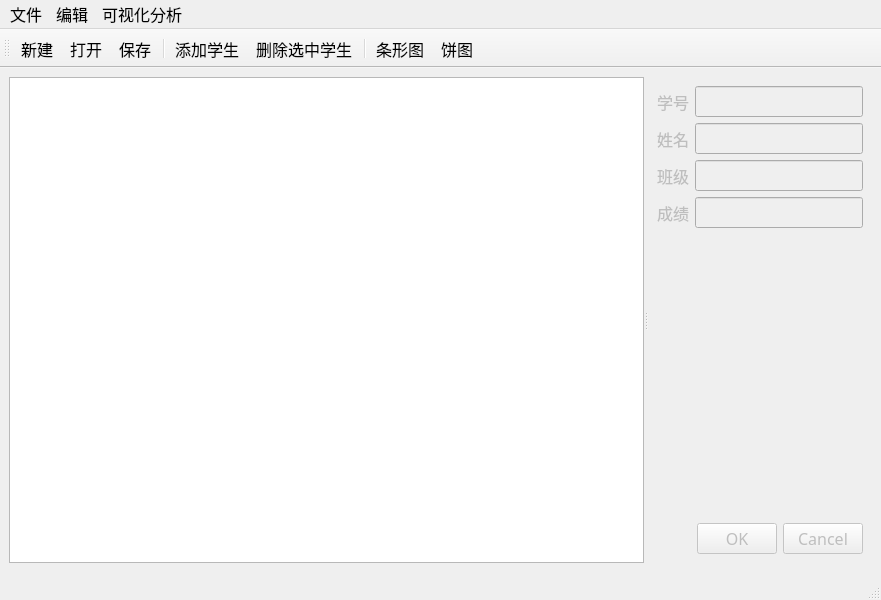
<?xml version="1.0" encoding="UTF-8"?>
<ui version="4.0">
 <class>MainWindow</class>
 <widget class="QMainWindow" name="MainWindow">
  <property name="geometry">
   <rect>
    <x>0</x>
    <y>0</y>
    <width>881</width>
    <height>600</height>
   </rect>
  </property>
  <property name="font">
   <font>
    <family>微软雅黑</family>
    <pointsize>12</pointsize>
   </font>
  </property>
  <property name="windowTitle">
   <string>MainWindow</string>
  </property>
  <widget class="QWidget" name="centralwidget">
   <layout class="QVBoxLayout" name="verticalLayout">
    <item>
     <widget class="QSplitter" name="splitter">
      <property name="orientation">
       <enum>Qt::Horizontal</enum>
      </property>
      <property name="opaqueResize">
       <bool>false</bool>
      </property>
      <property name="childrenCollapsible">
       <bool>false</bool>
      </property>
      <widget class="QTableWidget" name="tblStudents">
       <property name="sizePolicy">
        <sizepolicy hsizetype="Expanding" vsizetype="Expanding">
         <horstretch>1</horstretch>
         <verstretch>0</verstretch>
        </sizepolicy>
       </property>
       <property name="minimumSize">
        <size>
         <width>200</width>
         <height>0</height>
        </size>
       </property>
      </widget>
      <widget class="QWidget" name="editor" native="true">
       <property name="enabled">
        <bool>false</bool>
       </property>
       <property name="sizePolicy">
        <sizepolicy hsizetype="Preferred" vsizetype="Preferred">
         <horstretch>0</horstretch>
         <verstretch>0</verstretch>
        </sizepolicy>
       </property>
       <property name="minimumSize">
        <size>
         <width>220</width>
         <height>0</height>
        </size>
       </property>
       <property name="baseSize">
        <size>
         <width>220</width>
         <height>0</height>
        </size>
       </property>
       <layout class="QVBoxLayout" name="verticalLayout_2">
        <item>
         <widget class="QWidget" name="widget_4" native="true">
          <layout class="QFormLayout" name="formLayout">
           <item row="0" column="0">
            <widget class="QLabel" name="label">
             <property name="text">
              <string>学号</string>
             </property>
            </widget>
           </item>
           <item row="0" column="1">
            <widget class="QLineEdit" name="txtId"/>
           </item>
           <item row="1" column="0">
            <widget class="QLabel" name="label_2">
             <property name="text">
              <string>姓名</string>
             </property>
            </widget>
           </item>
           <item row="1" column="1">
            <widget class="QLineEdit" name="txtName"/>
           </item>
           <item row="2" column="0">
            <widget class="QLabel" name="label_3">
             <property name="text">
              <string>班级</string>
             </property>
            </widget>
           </item>
           <item row="2" column="1">
            <widget class="QLineEdit" name="txtClass"/>
           </item>
           <item row="3" column="0">
            <widget class="QLabel" name="label_4">
             <property name="text">
              <string>成绩</string>
             </property>
            </widget>
           </item>
           <item row="3" column="1">
            <widget class="QLineEdit" name="txtScore"/>
           </item>
          </layout>
         </widget>
        </item>
        <item>
         <spacer name="verticalSpacer">
          <property name="orientation">
           <enum>Qt::Vertical</enum>
          </property>
          <property name="sizeHint" stdset="0">
           <size>
            <width>20</width>
            <height>271</height>
           </size>
          </property>
         </spacer>
        </item>
        <item>
         <widget class="QWidget" name="widget_2" native="true">
          <layout class="QHBoxLayout" name="horizontalLayout_2">
           <item>
            <spacer name="horizontalSpacer">
             <property name="orientation">
              <enum>Qt::Horizontal</enum>
             </property>
             <property name="sizeHint" stdset="0">
              <size>
               <width>40</width>
               <height>20</height>
              </size>
             </property>
            </spacer>
           </item>
           <item>
            <widget class="QPushButton" name="btnOK">
             <property name="text">
              <string>OK</string>
             </property>
             <property name="icon">
              <iconset>
               <normaloff>resources/icons/dialog-ok-apply.svg</normaloff>resources/icons/dialog-ok-apply.svg</iconset>
             </property>
            </widget>
           </item>
           <item>
            <widget class="QPushButton" name="btnCancel">
             <property name="text">
              <string>Cancel</string>
             </property>
             <property name="icon">
              <iconset>
               <normaloff>resources/icons/dialog-cancel.svg</normaloff>resources/icons/dialog-cancel.svg</iconset>
             </property>
            </widget>
           </item>
          </layout>
         </widget>
        </item>
       </layout>
      </widget>
     </widget>
    </item>
   </layout>
  </widget>
  <widget class="QMenuBar" name="menubar">
   <property name="geometry">
    <rect>
     <x>0</x>
     <y>0</y>
     <width>881</width>
     <height>26</height>
    </rect>
   </property>
   <widget class="QMenu" name="menu">
    <property name="title">
     <string>文件</string>
    </property>
    <addaction name="actionNew"/>
    <addaction name="actionOpen"/>
    <addaction name="actionSave"/>
    <addaction name="actionSave_As"/>
    <addaction name="separator"/>
    <addaction name="actionExit"/>
   </widget>
   <widget class="QMenu" name="menuEdit">
    <property name="title">
     <string>编辑</string>
    </property>
    <addaction name="actionAdd"/>
    <addaction name="actionDelete"/>
   </widget>
   <widget class="QMenu" name="menu_2">
    <property name="title">
     <string>可视化分析</string>
    </property>
    <addaction name="actionPiechart"/>
    <addaction name="actionHistogram"/>
   </widget>
   <addaction name="menu"/>
   <addaction name="menuEdit"/>
   <addaction name="menu_2"/>
  </widget>
  <widget class="QStatusBar" name="statusbar"/>
  <widget class="QToolBar" name="toolBar">
   <property name="windowTitle">
    <string>toolBar</string>
   </property>
   <attribute name="toolBarArea">
    <enum>TopToolBarArea</enum>
   </attribute>
   <attribute name="toolBarBreak">
    <bool>false</bool>
   </attribute>
   <addaction name="actionNew"/>
   <addaction name="actionOpen"/>
   <addaction name="actionSave"/>
   <addaction name="separator"/>
   <addaction name="actionAdd"/>
   <addaction name="actionDelete"/>
   <addaction name="separator"/>
   <addaction name="actionHistogram"/>
   <addaction name="actionPiechart"/>
  </widget>
  <action name="actionNew">
   <property name="icon">
    <iconset>
     <normaloff>resources/icons/document-new.svg</normaloff>resources/icons/document-new.svg</iconset>
   </property>
   <property name="text">
    <string>新建</string>
   </property>
  </action>
  <action name="actionOpen">
   <property name="icon">
    <iconset>
     <normaloff>resources/icons/document-open.svg</normaloff>resources/icons/document-open.svg</iconset>
   </property>
   <property name="text">
    <string>打开</string>
   </property>
  </action>
  <action name="actionSave">
   <property name="icon">
    <iconset>
     <normaloff>resources/icons/document-save.svg</normaloff>resources/icons/document-save.svg</iconset>
   </property>
   <property name="text">
    <string>保存</string>
   </property>
  </action>
  <action name="actionSave_As">
   <property name="icon">
    <iconset>
     <normaloff>resources/icons/document-save-as.svg</normaloff>resources/icons/document-save-as.svg</iconset>
   </property>
   <property name="text">
    <string>另存为</string>
   </property>
  </action>
  <action name="actionExit">
   <property name="icon">
    <iconset>
     <normaloff>resources/icons/application-exit.svg</normaloff>resources/icons/application-exit.svg</iconset>
   </property>
   <property name="text">
    <string>退出</string>
   </property>
  </action>
  <action name="actionAdd">
   <property name="icon">
    <iconset>
     <normaloff>resources/icons/add.svg</normaloff>resources/icons/add.svg</iconset>
   </property>
   <property name="text">
    <string>添加学生</string>
   </property>
   <property name="toolTip">
    <string>添加学生</string>
   </property>
  </action>
  <action name="actionDelete">
   <property name="icon">
    <iconset>
     <normaloff>resources/icons/edit-delete.svg</normaloff>resources/icons/edit-delete.svg</iconset>
   </property>
   <property name="text">
    <string>删除选中学生</string>
   </property>
   <property name="toolTip">
    <string>删除选中学生</string>
   </property>
  </action>
  <action name="actionPiechart">
   <property name="icon">
    <iconset>
     <normaloff>resources/icons/piechart.png</normaloff>resources/icons/piechart.png</iconset>
   </property>
   <property name="text">
    <string>饼图</string>
   </property>
  </action>
  <action name="actionHistogram">
   <property name="icon">
    <iconset>
     <normaloff>resources/icons/histogram.png</normaloff>resources/icons/histogram.png</iconset>
   </property>
   <property name="text">
    <string>条形图</string>
   </property>
  </action>
 </widget>
 <resources/>
 <connections/>
</ui>
